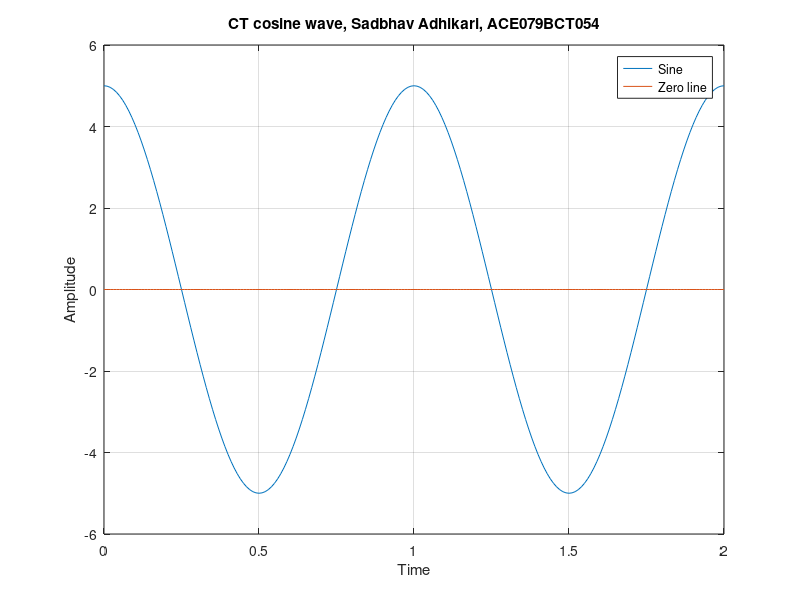

Reproduce this figure in MATLAB.
t = 0:0.01:2;
a = 5;
f = 1;

y1 = a * cos(2 * pi * f * t);
x = t;
plot(x, y1);
hold on;
plot(t, zeros(size(t)))

title("CT cosine wave, Sadbhav Adhikari, ACE079BCT054")
xlabel("Time");
ylabel("Amplitude");
legend("Sine", "Zero line");
grid on;